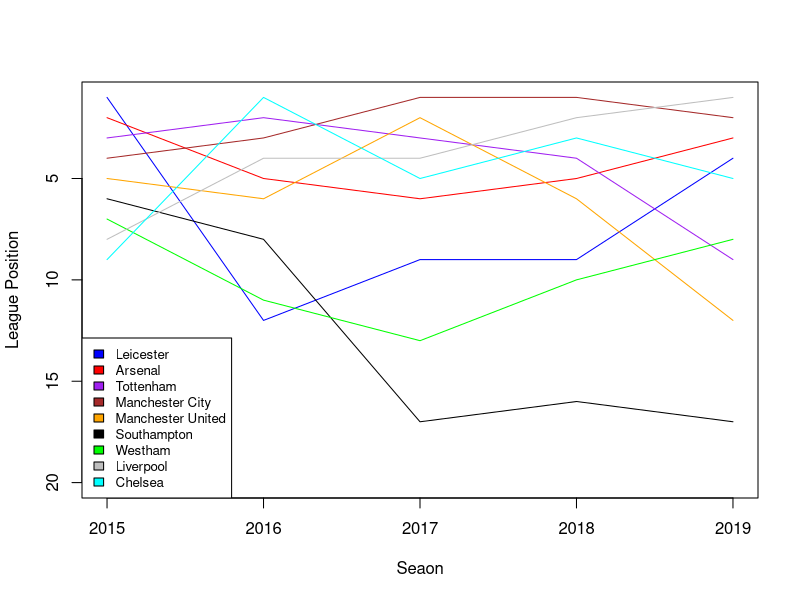

Reproduce this figure in R.
leicester = c(1,12,9,9,4)
arsenal = c(2,5,6,5,3)
tottenham = c(3,2,3,4,9)
manchester_city = c(4,3,1,1,2)
manchester_united = c(5,6,2,6,12)
southampton=c(6,8,17,16,17)
westham=c(7,11,13,10,8)
liverpool=c(8,4,4,2,1)
chelsea=c(9,1,5,3,5)
season = c(2015,2016,2017,2018,2019)
plot(season,leicester,col="blue",ylim=rev(c(1,20)),type="l",ylab="League Position",xlab="Seaon")
lines(season,arsenal,col="red",ylim=rev(c(1,20)),type="l")
lines(season,tottenham,col="purple",ylim=rev(c(1,20)),type="l")
lines(season,manchester_city,col="brown",ylim=rev(c(1,20)),type="l")
lines(season,manchester_united,col="orange",ylim=rev(c(1,20)),type="l")
lines(season,southampton,col="black",ylim=rev(c(1,20)),type="l")
lines(season,westham,col="green",ylim=rev(c(1,20)),type="l")
lines(season,liverpool,col="gray",ylim=rev(c(1,20)),type="l")
lines(season,chelsea,col="cyan",ylim=rev(c(1,20)),type="l")
teams=c("Leicester","Arsenal","Tottenham","Manchester City","Manchester United","Southampton","Westham","Liverpool","Chelsea")
legend("bottomleft",teams,cex=0.8,fill=c("blue","red","purple","brown","orange","black","green","gray","cyan"))
